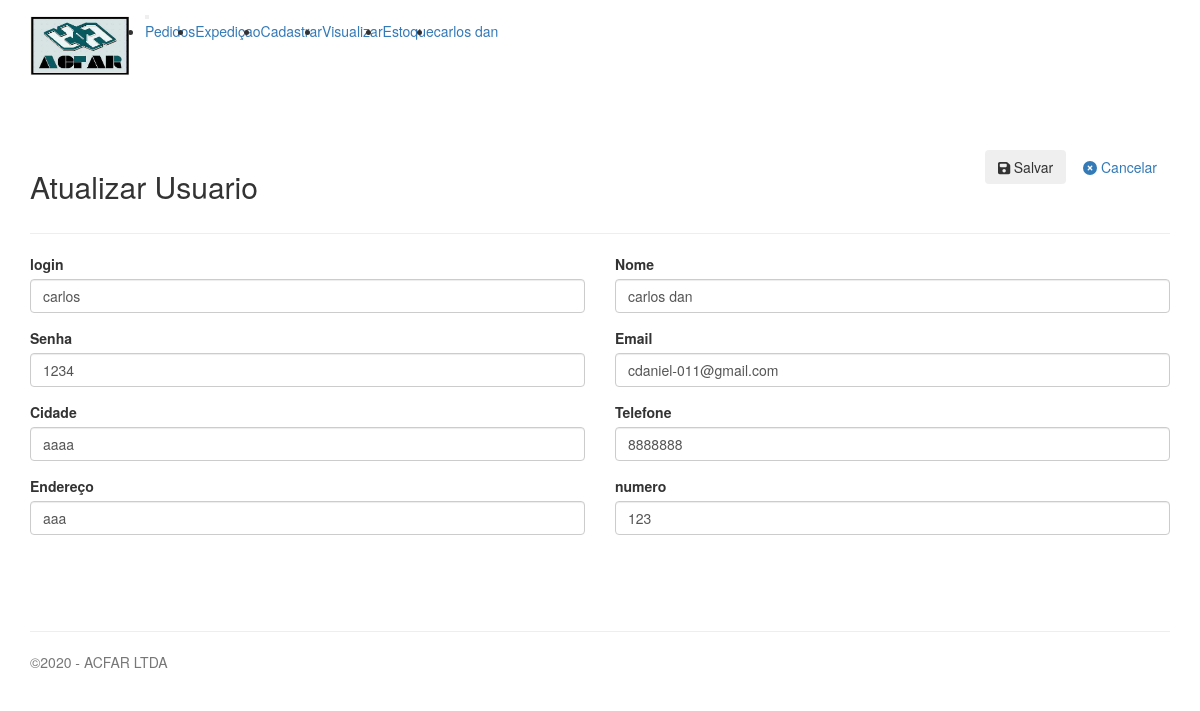
Page /usuarios/edit.php?id=1 (signed in) on the committed database.
### tables this page shows
CREATE TABLE IF NOT EXISTS `usuarios` (
  `id` int(11) NOT NULL AUTO_INCREMENT,
  `email` varchar(45) NOT NULL,
  `id_empresa` int(11) DEFAULT NULL,
  `nome` varchar(50) DEFAULT NULL,
  `login` varchar(45) NOT NULL,
  `senha` varchar(45) NOT NULL,
  `tipo` tinyint(4) DEFAULT '0',
  `telefone` varchar(15) DEFAULT NULL,
  `endereco` varchar(70) DEFAULT NULL,
  `cidade` varchar(45) DEFAULT NULL,
  `bairro` varchar(45) DEFAULT NULL,
  `numero` int(11) DEFAULT NULL,
  `cnpj` double DEFAULT NULL,
  `cpf` double DEFAULT NULL,
  `cep` varchar(9) DEFAULT NULL,
  `criado` datetime DEFAULT NULL,
  `modificado` datetime DEFAULT NULL,
  PRIMARY KEY (`id`),
  UNIQUE KEY `email` (`email`,`senha`,`login`,`cep`,`cnpj`),
  KEY `id_empresa` (`id_empresa`)
);

### usuarios/functions.php (called while the page is built, shortened)
<?php
function find($table, $id = null){
    $link = open_database();
    $found = null;
    try{
        if ($id) {
            $sql = "SELECT * FROM $table WHERE id = $id ORDER BY id DESC ";
            $exec = $link->query($sql);
            if ($exec->num_rows > 0) {
                $found = $exec->fetch_assoc();
            }
        } else {
            $sql = "SELECT * FROM $table ORDER BY id DESC ";
            $exec = $link->query($sql);
            if ($exec->num_rows > 0) {
                $found = $exec->fetch_all(MYSQLI_ASSOC);
            }
        }
    }catch (Exception $e){
        $_SESSION['message'] = $e->getMessage();
        $_SESSION['type'] = 'danger';
    }
    return $found;
}
function edit(){
    if(isset($_GET['id'])){
        $id = $_GET['id'];
        if(!empty($_POST['usuario'])){
            $usuario = $_POST['usuario'];
            $agora = date_create('now', new DateTimeZone('America/Sao_Paulo'));
            $usuario['modificado'] = $agora->format("Y-m-d H:i:s");
            update('usuarios', $id, $usuario);
            header('Location: index.php');
        }else{
            $usuario = find('usuarios',$id);
        }
    }
}
?>

### usuarios/edit.php (the view, shortened to what this page needs)
<?php
\Usuarios\edit();
?>
<div class="container" >
    <form action="" method="post"  style="margin-bottom: 60px">
        <header style="margin-top: 60px">
            <div class="row">
                <div class="col-sm-6">
                    <h2>Atualizar Usuario</h2>
                </div>
                <div class="col-sm-6 text-right">
                    <button type="submit" class="btn btn-outline-primary"><i class="fas fa-save"></i> Salvar</button>
                    <a href="index.php" class="btn btn-outline-danger"><i class="fas fa-times-circle"></i> Cancelar</a>
                </div>
            </div>
        </header>
        <hr>
        <div class="row">
            <div class="form-group col-md-6">
                <label for="login">login</label>
                <input type="text" id="login" placeholder="Digite o login do usuario" name="usuario['login']"
                       value="<?php echo $usuario['login']; ?>" class="form-control" required>
            </div>
            <div class="form-group col-md-6">
                <label for="nome">Nome</label>
                <input type="text" id="nome" placeholder="Digite o nome do usuario" name="usuario['nome']"
                       value="<?php echo $usuario['nome']; ?>" class="form-control" required>
            </div>
            <div class="form-group col-md-6">
                <label for="senha">Senha</label>
                <input type="text" id="senha" placeholder="Digite senha do usuario" name="usuario['senha']"
                       value="<?php echo $usuario['senha']; ?>" class="form-control" required>
            </div>
            <div class="form-group col-md-6">
                <label for="email">Email</label>
                <input type="email" id="email" placeholder="Digite o email" name="usuario['email']"
                       value="<?php echo $usuario['email']; ?>" class="form-control" required>
            </div>
            <div class="form-group col-md-6">
                <label for="cidade">Cidade</label>
                <input type="text" id="cidade" placeholder="Digite cidade nova" name="usuario['cidade']"
                       value="<?php echo $usuario['cidade']; ?>" class="form-control" required>
            </div>
            <div class="form-group col-md-6">
                <label for="telefone">Telefone</label>
                <input type="number" id="telefone" placeholder="Digite telefone novo" name="usuario['telefone']"
                       value="<?php echo $usuario['telefone']; ?>" class="form-control" required>
            </div>
            <div class="form-group col-md-6">
                <label for="endereco">Endereço</label>
                <input type="text" id="endereco" placeholder="Digite endereço novo 'Rua :'" name="usuario['endereco']"
                       value="<?php echo $usuario['endereco']; ?>" class="form-control" required>
            </div>
            <div class="form-group col-md-6">
                <label for="numero">numero</label>
                <input type="text" id="numero" placeholder="Digite numero novo" name="usuario['numero']"
                       value="<?php echo $usuario['numero']; ?>" class="form-control" required>
            </div>
        </div>
    </form>
</div>

### css/estile.css (style rules this page uses)
* { margin: 0; padding: 0; }

### rows in the picture
usuarios: login "carlos", nome "carlos dan", senha "1234", email "cdaniel-011@gmail.com", cidade "aaaa", telefone "8888888", endereco "aaa", numero "123"

### other values in the picture
$_SESSION['usuario'] "carlos dan"
